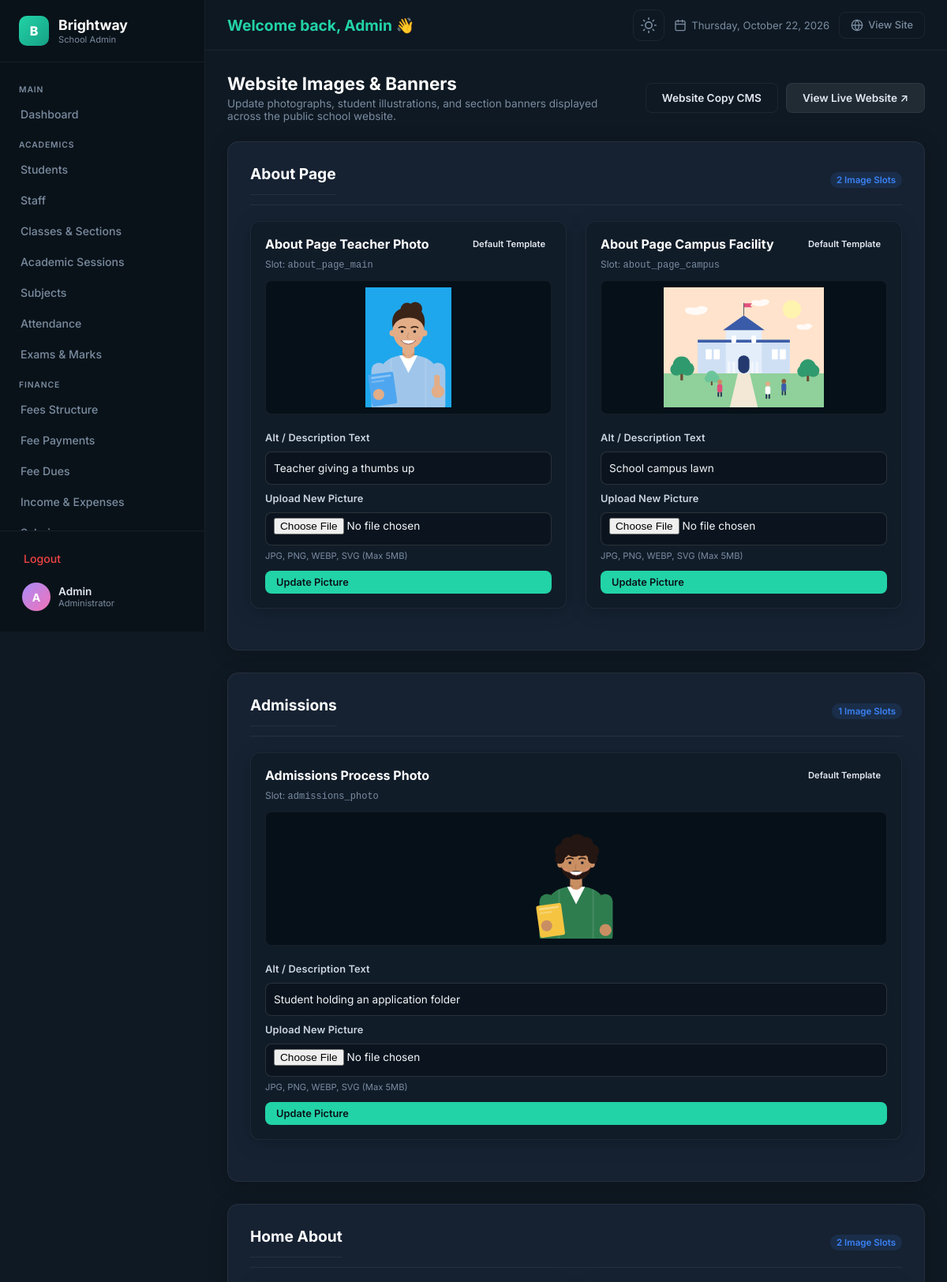
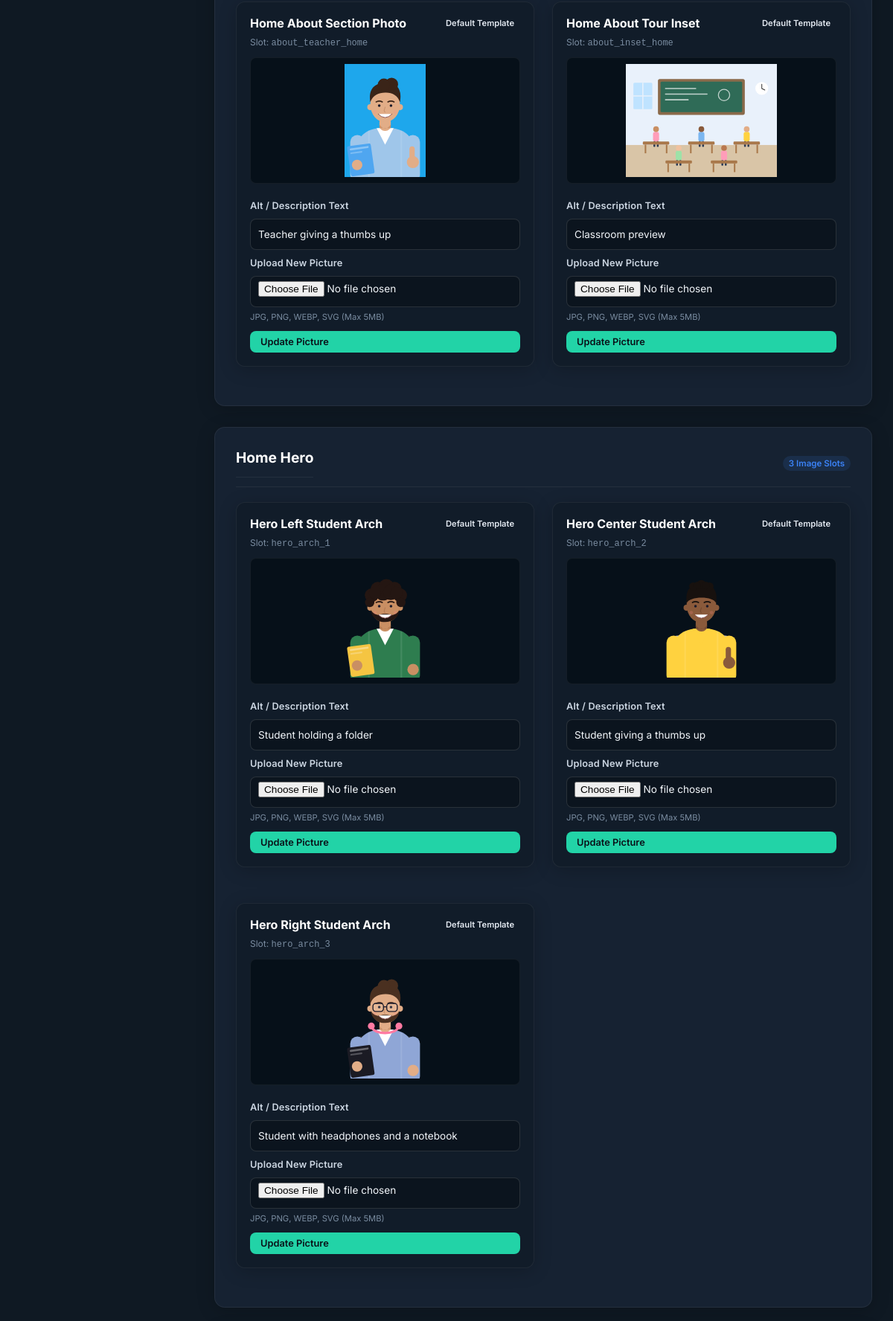
The page /admin/website_images.php (signed in, upper part) on the database its author committed (2 pictures, top to bottom).
### tables this page shows
CREATE TABLE `website_images` (
  `id` INT AUTO_INCREMENT PRIMARY KEY,
  `image_key` VARCHAR(100) NOT NULL UNIQUE,
  `section_name` VARCHAR(100) NOT NULL,
  `label` VARCHAR(150) NOT NULL,
  `image_path` VARCHAR(255) NULL,
  `fallback_path` VARCHAR(255) NOT NULL,
  `alt_text` VARCHAR(255) NOT NULL,
  `updated_at` DATETIME NOT NULL DEFAULT CURRENT_TIMESTAMP ON UPDATE CURRENT_TIMESTAMP
);

### admin/website_images.php (the view, shortened to what this page needs)
<?php
require_once __DIR__ . '/auth.php';
$sections = [];
$res = mysqli_query($conn, "SELECT * FROM website_images ORDER BY section_name ASC, id ASC");
if ($res) {
    while ($r = mysqli_fetch_assoc($res)) {
        $sections[$r['section_name']][] = $r;
    }
}
include __DIR__ . '/header.php';
?>
<div class="page-header">
    <div class="page-header__left">
        <h1 class="page-header__title">Website Images & Banners</h1>
        <p class="page-header__desc">Update photographs, student illustrations, and section banners displayed across the public school website.</p>
    </div>
    <div class="page-header__actions" style="display:flex;gap:10px;">
        <a href="website_content.php" class="btn-admin btn-admin--ghost">Website Copy CMS</a>
        <a href="../index.php" target="_blank" class="btn-admin btn-admin--secondary">View Live Website ↗</a>
    </div>
</div>
<?php if (!empty($sections)): ?>
    <?php foreach ($sections as $sec_name => $sec_images): ?>
        <div class="card animate-in" style="padding:28px;margin-bottom:28px;">
            <div style="display:flex;justify-content:space-between;align-items:center;margin-bottom:20px;border-bottom:1px solid var(--admin-border);padding-bottom:12px;">
                <h3 style="font-size:1.2rem;font-weight:700;color:var(--admin-heading);margin:0;">
                    <?php echo htmlspecialchars($sec_name); ?>
                </h3>
                <span class="badge badge--info"><?php echo count($sec_images); ?> Image Slots</span>
            </div>
            <div style="display:grid;grid-template-columns:repeat(auto-fit, minmax(320px, 1fr));gap:24px;">
                <?php foreach ($sec_images as $img):
                    $has_custom = !empty($img['image_path']) && file_exists(__DIR__ . '/../' . $img['image_path']);
                    $display_src = '../' . ($has_custom ? $img['image_path'] : $img['fallback_path']);
                ?>
                <div class="card" style="padding:18px;border-radius:12px;background:var(--admin-input-bg,#0c1a26);border:1px solid var(--admin-border);display:flex;flex-direction:column;justify-content:space-between;">
                    <div>
                        <div style="display:flex;justify-content:space-between;align-items:flex-start;margin-bottom:12px;">
                            <div>
                                <h4 style="font-size:1rem;font-weight:700;color:var(--admin-heading);margin:0 0 4px 0;">
                                    <?php echo htmlspecialchars($img['label']); ?>
                                </h4>
                                <small style="color:var(--admin-text-muted);font-size:0.75rem;">Slot: <code><?php echo htmlspecialchars($img['image_key']); ?></code></small>
                            </div>
                            <?php if ($has_custom): ?>
                                <span class="badge badge--success" style="font-size:0.7rem;">Custom Upload</span>
                            <?php else: ?>
                                <span class="badge badge--secondary" style="font-size:0.7rem;">Default Template</span>
                            <?php endif; ?>
                        </div>
                        <div style="height:170px;border-radius:8px;overflow:hidden;background:#061019;display:flex;align-items:center;justify-content:center;border:1px solid var(--admin-border);margin-bottom:14px;">
                            <img src="<?php echo htmlspecialchars($display_src); ?>" alt="<?php echo htmlspecialchars($img['alt_text']); ?>" style="width:100%;height:100%;object-fit:contain;padding:8px;">
                        </div>
                    </div>
                    <form method="POST" action="website_images.php" enctype="multipart/form-data" style="margin-top:8px;">
                        <div class="form-group" style="margin-bottom:10px;">
                            <label class="form-label" style="font-size:0.8rem;margin-bottom:4px;">Alt / Description Text</label>
                            <input type="text" name="alt_text" class="form-control" style="font-size:0.85rem;padding:6px 10px;" value="<?php echo htmlspecialchars($img['alt_text']); ?>" required>
                        </div>
                        <div class="form-group" style="margin-bottom:12px;">
                            <label class="form-label" style="font-size:0.8rem;margin-bottom:4px;">Upload New Picture</label>
                            <input type="file" name="image" class="form-control" style="font-size:0.85rem;padding:6px 10px;" accept="image/jpeg,image/png,image/webp,image/svg+xml">
                            <small style="color:var(--admin-text-muted);font-size:0.7rem;">JPG, PNG, WEBP, SVG (Max 5MB)</small>
                        </div>
                        <div style="display:flex;gap:8px;align-items:center;justify-content:space-between;margin-top:12px;">
                            <button type="submit" class="btn-admin btn-admin--primary btn-admin--sm" style="flex:1;">
                                Update Picture
                            </button>
                        </div>
                    </form>
                </div>
                <?php endforeach; ?>
            </div>
        </div>
    <?php endforeach; ?>
<?php else: ?>
    <div class="empty-state"><p>No website image slots configured in database.</p></div>
<?php endif; ?>
<?php include __DIR__ . '/footer.php'; ?>

### admin/assets/css/admin.css (style rules this page uses)
:root { --admin-bg: #0f1923; --admin-sidebar: #0a1219; --admin-card: #162232; --admin-card-hover: #1c2d42; --admin-border: rgba(255,255,255,0.06); --admin-text: #e2e8f0; --admin-text-muted: #7a8ca0; --admin-heading: #ffffff; --admin-topbar-bg: rgba(15,25,35,0.85); --admin-input-bg: rgba(15,25,35,0.6); --admin-accent: #22d3a7; --admin-accent-soft: rgba(34,211,167,0.12); --admin-blue: #3b82f6; --admin-blue-soft: rgba(59,130,246,0.12); --admin-pink: #f472b6; --admin-pink-soft: rgba(244,114,182,0.12); --admin-amber: #fbbf24; --admin-amber-soft: rgba(251,191,36,0.12); --admin-red: #ef4444; --admin-red-soft: rgba(239,68,68,0.12); --admin-purple: #a78bfa; --admin-purple-soft: rgba(167,139,250,0.12); --sidebar-w: 260px; --topbar-h: 64px; --radius: 14px; --radius-sm: 8px; --shadow: 0 4px 24px rgba(0,0,0,0.25); --transition: 0.25s cubic-bezier(.4,0,.2,1); }
*, *::before, *::after { box-sizing: border-box; margin: 0; padding: 0; }
body.admin-body { font-family: 'Inter', -apple-system, BlinkMacSystemFont, 'Segoe UI', Roboto, sans-serif; background: var(--admin-bg); color: var(--admin-text); min-height: 100vh; overflow-x: hidden; -webkit-font-smoothing: antialiased; }
a { color: inherit; text-decoration: none; }
.btn-admin { display: inline-flex; align-items: center; gap: 8px; padding: 10px 20px; border-radius: var(--radius-sm); font-size: 0.85rem; font-weight: 600; border: none; cursor: pointer; transition: all var(--transition); font-family: inherit; }
.btn-admin--primary { background: var(--admin-accent); color: #0a1219; }
.btn-admin--ghost { background: transparent; color: var(--admin-text); border: 1px solid var(--admin-border); }
body.admin-body, .admin-sidebar, .admin-topbar, .panel, .stat-card, .topbar-btn, .sidebar-brand, .sidebar-user { transition: background-color var(--transition), border-color var(--transition), color var(--transition); }
.animate-in { animation: fadeInUp 0.4s ease both; }
.animate-in:nth-child(2) { animation-delay: 0.06s; }
.animate-in:nth-child(3) { animation-delay: 0.12s; }
.animate-in:nth-child(4) { animation-delay: 0.18s; }
.animate-in:nth-child(5) { animation-delay: 0.24s; }
.page-header { display: flex; align-items: center; justify-content: space-between; gap: 16px; margin-bottom: 24px; flex-wrap: wrap; }
.page-header__left { flex: 1; min-width: 240px; }
.page-header__title { font-size: 1.4rem; font-weight: 700; color: var(--admin-heading); margin-bottom: 4px; }
.page-header__desc { font-size: 0.85rem; color: var(--admin-text-muted); }
.page-header__actions { display: flex; align-items: center; gap: 10px; flex-wrap: wrap; }
.btn-admin--sm { padding: 7px 14px; font-size: 0.8rem; border-radius: var(--radius-sm); }
.btn-admin--secondary { background: rgba(255, 255, 255, 0.08); color: var(--admin-text); border: 1px solid var(--admin-border); }
.form-control { width: 100%; height: 42px; padding: 0 14px; background: rgba(10, 18, 26, 0.65); border: 1px solid rgba(255, 255, 255, 0.12); border-radius: var(--radius-sm); color: #f1f5f9; font-size: 0.88rem; font-family: inherit; transition: all var(--transition); }
.form-control::placeholder { color: #64748b; }
.card, .form-card { background: var(--admin-card); border: 1px solid var(--admin-border); border-radius: var(--radius); padding: 24px 28px; margin-bottom: 24px; box-shadow: 0 4px 24px rgba(0, 0, 0, 0.2); }
.card h3, .form-card h3, .form-card__header { font-size: 1.15rem; font-weight: 700; color: var(--admin-heading); padding-bottom: 14px; margin-bottom: 20px; border-bottom: 1px solid var(--admin-border); display: flex; align-items: center; justify-content: space-between; }
.form-group { display: flex; flex-direction: column; gap: 6px; margin-bottom: 18px; }
.form-label { font-size: 0.82rem; font-weight: 600; color: #cbd5e1; letter-spacing: 0.01em; }
.badge { display: inline-flex; align-items: center; gap: 4px; font-size: 0.72rem; font-weight: 600; padding: 3px 8px; border-radius: 12px; text-transform: capitalize; }
.badge--info, .badge--blue { background: var(--admin-blue-soft); color: var(--admin-blue); }

### rows shown on the page
website_images: label "About Page Teacher Photo", image_key "about_page_main", shows "Default Template", image_path+fallback_path (picture), alt_text "Teacher giving a thumbs up"
website_images: label "About Page Campus Facility", image_key "about_page_campus", shows "Default Template", image_path+fallback_path (picture), alt_text "School campus lawn"
website_images: label "Admissions Process Photo", image_key "admissions_photo", shows "Default Template", image_path+fallback_path (picture), alt_text "Student holding an application folder"
website_images: label "Home About Section Photo", image_key "about_teacher_home", shows "Default Template", image_path+fallback_path (picture), alt_text "Teacher giving a thumbs up"
website_images: label "Home About Tour Inset", image_key "about_inset_home", shows "Default Template", image_path+fallback_path (picture), alt_text "Classroom preview"
website_images: label "Hero Left Student Arch", image_key "hero_arch_1", shows "Default Template", image_path+fallback_path (picture), alt_text "Student holding a folder"
website_images: label "Hero Center Student Arch", image_key "hero_arch_2", shows "Default Template", image_path+fallback_path (picture), alt_text "Student giving a thumbs up"
website_images: label "Hero Right Student Arch", image_key "hero_arch_3", shows "Default Template", image_path+fallback_path (picture), alt_text "Student with headphones and a notebook"

### other values the page prints
$admin_initial "A"
$admin_name "Admin"
$sec_name "About Page"
count($sec_images) "2"
$sec_name "Admissions"
count($sec_images) "1"
$sec_name "Home About"
$sec_name "Home Hero"
count($sec_images) "3"
